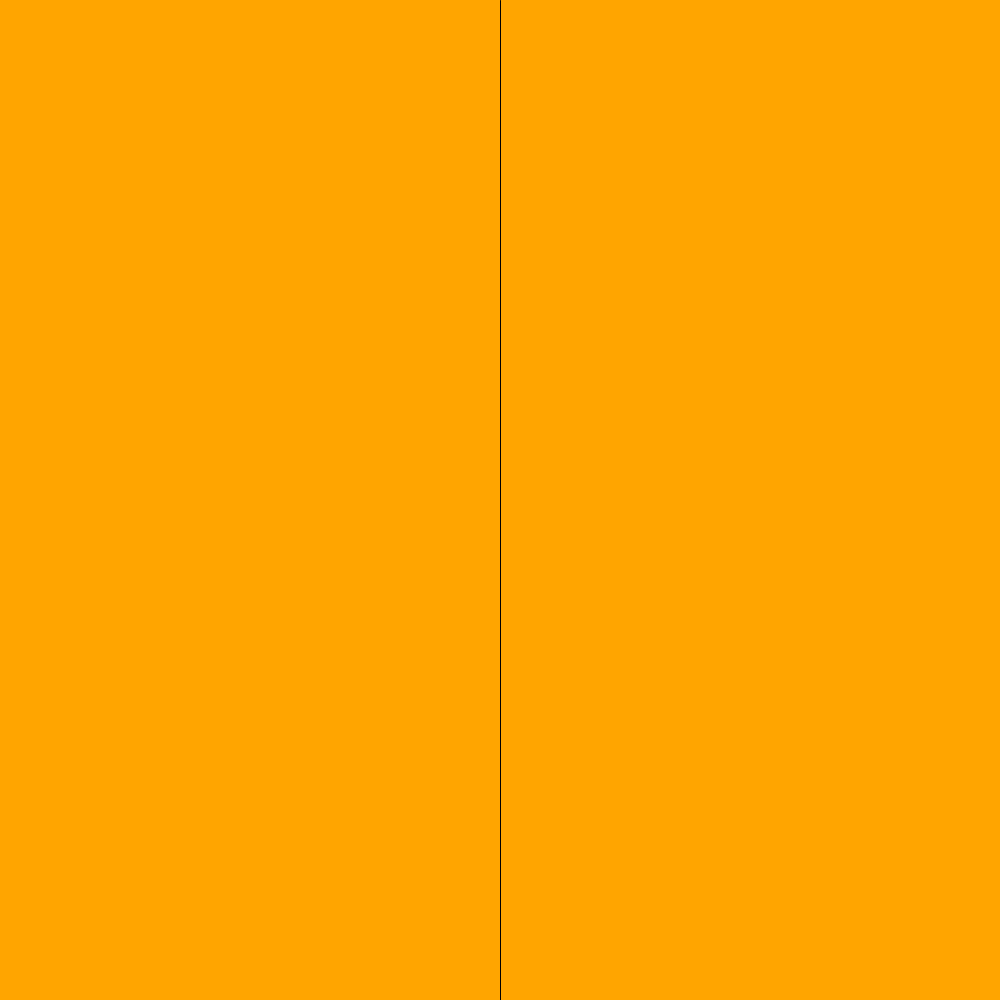
Frame 1 (no input)
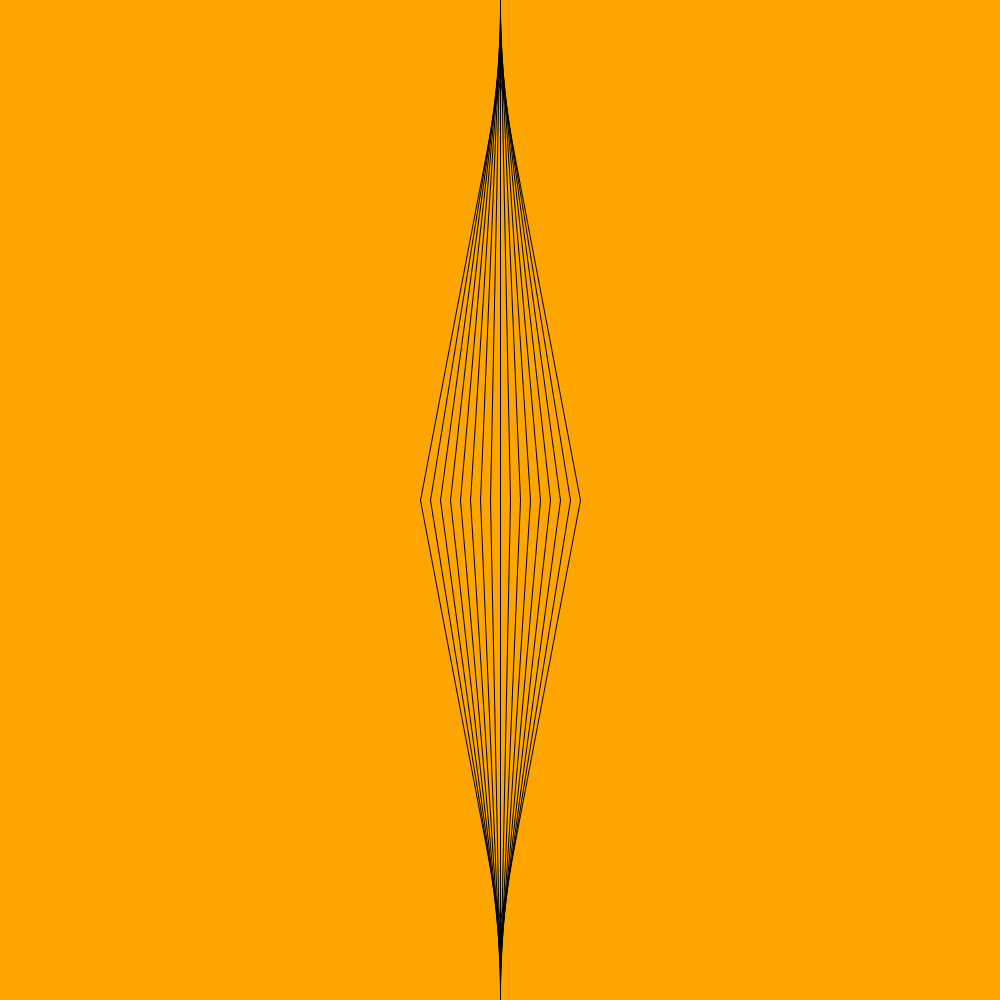
Frame 60 (the mouse pressed at the canvas centre just before this capture)
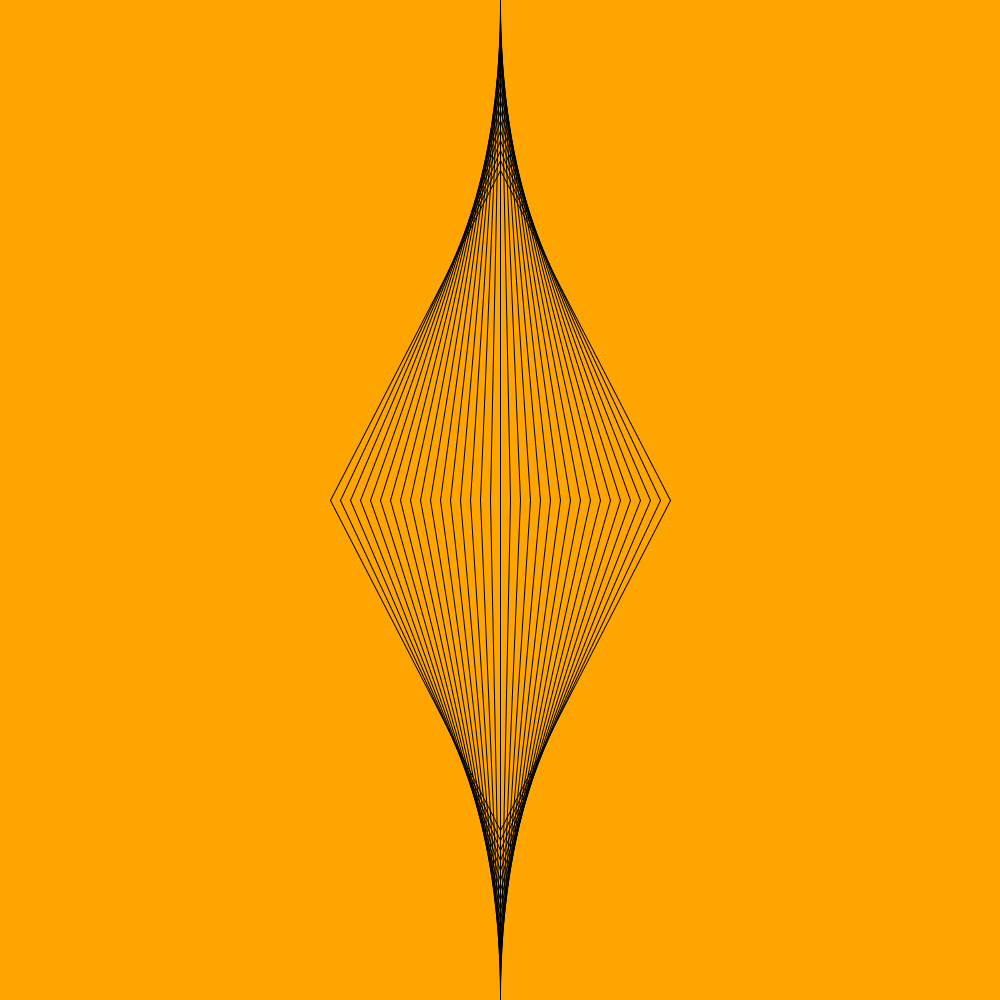
Frame 120 (the mouse held since frame 60 and released just before this capture)

The Processing sketch that drew these frames (run headless with seeded random() and noise(); from frame 60 on, the mouse is pressed at the canvas centre):

// Processing sketch: GaudiStar
// ── GaudiStar.pde
int maxLines = 50; // Total number of lines to draw in each quadrant
int linesDrawn = 0; // Number of lines drawn so far
int stepSize = 10; // Distance between lines

void setup() {
  size(1000, 1000); // Set the size of the window to 1000x1000 pixels
  frameRate(20); // Set the frame rate to 30 FPS
}

void draw() {
  background(255, 165, 0); // Orange background color
  translate(width / 2, height / 2); // Move the origin to the center
  stroke(0); // Set the stroke color

  // Draw lines in the upper right quadrant
  for (int i = 1; i <= linesDrawn; i++) {
    line(0, 500 - i * stepSize, i * stepSize, 0);
  }

  // Draw lines in the upper left quadrant
  for (int i = 1; i <= linesDrawn; i++) {
    line(0, 500 - i * stepSize, -i * stepSize, 0);
  }

  // Draw lines in the lower right quadrant
  for (int i = 1; i <= linesDrawn; i++) {
    line(0, -(500 - i * stepSize), i * stepSize, 0);
  }

  // Draw lines in the lower left quadrant
  for (int i = 1; i <= linesDrawn; i++) {
    line(0, -(500 - i * stepSize), -i * stepSize, 0);
  }

  // New vertical line from (0, 500) to (0, -500)
  line(0, 500, 0, -500);

  linesDrawn++; // Increment the number of lines drawn
  if (linesDrawn > maxLines) {
    linesDrawn = 0; // Reset after drawing all lines
  }
}
